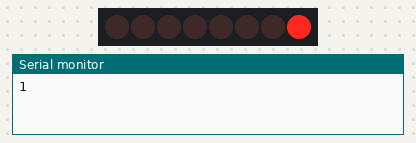
The sketch below on a simulated Arduino Uno, built with avr-gcc and run on an emulated ATmega328P. Parts: 8 shift-register outputs drawn as a row of LEDs (first output left, lit = HIGH), the last lines printed to the serial monitor. Wiring (inferred from the names in the program): shift register (74HC595): data pin 12; shift clock pin 9; latch pin 11. Wiring (inferred from the signals the program sends): row of LEDs: on Q0, Q1, Q2, Q3, Q4, Q5, Q6, Q7.

Above: at 0.05 s.
At 0.75 s:
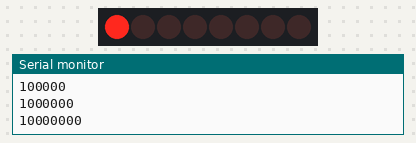
Timing chart, 0 to 2.3 s (numbered marks = the images above):
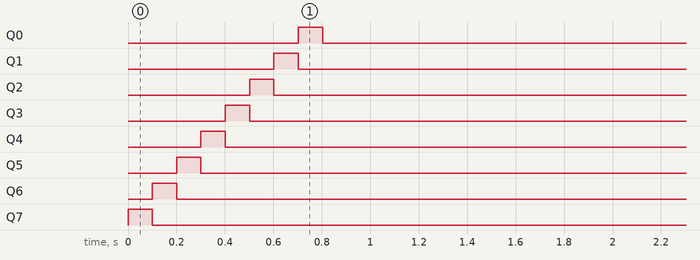

The sketch:

ShiftRegister.ino
```cpp
int latchPin=11;
int clockPin = 9;
int dataPin = 12;
byte LEDs = 0b00000001;


void setup() {
  // put your setup code here, to run once:
Serial.begin(9600);
pinMode(latchPin,OUTPUT);
pinMode(dataPin,OUTPUT);
pinMode(clockPin,OUTPUT);
}

void loop() {
  // put your main code here, to run repeatedly:
digitalWrite(latchPin,LOW);
shiftOut(dataPin,clockPin,LSBFIRST,LEDs);
digitalWrite(latchPin,HIGH);
Serial.println(LEDs,BIN);
delay(100);
LEDs = LEDs*2.;

}
```

Measured:
- by itself, Q0: LOW → HIGH at 0.70 s, → LOW 0.10 s later
- by itself, Q1: LOW → HIGH at 0.60 s, → LOW 0.10 s later
- by itself, Q2: LOW → HIGH at 0.50 s, → LOW 0.10 s later
- by itself, Q3: LOW → HIGH at 0.40 s, → LOW 0.10 s later
- by itself, Q4: LOW → HIGH at 0.30 s, → LOW 0.10 s later
- by itself, Q5: LOW → HIGH at 0.20 s, → LOW 0.10 s later
- by itself, Q6: LOW → HIGH at 0.10 s, → LOW 0.10 s later
- by itself, Q7: LOW → HIGH at 0.00 s, → LOW 0.10 s later
